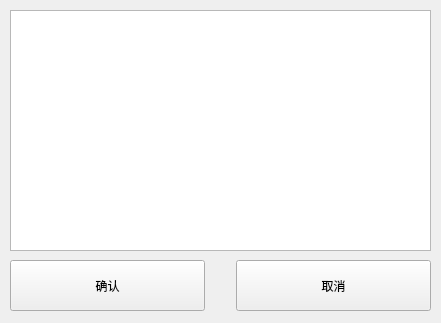
<?xml version="1.0" encoding="UTF-8"?>
<ui version="4.0">
 <class>WndList</class>
 <widget class="QWidget" name="WndList">
  <property name="geometry">
   <rect>
    <x>0</x>
    <y>0</y>
    <width>441</width>
    <height>323</height>
   </rect>
  </property>
  <property name="windowTitle">
   <string>请选择要分享的窗口</string>
  </property>
  <widget class="QListWidget" name="liWndList">
   <property name="geometry">
    <rect>
     <x>10</x>
     <y>10</y>
     <width>421</width>
     <height>241</height>
    </rect>
   </property>
  </widget>
  <widget class="QPushButton" name="btnOK">
   <property name="geometry">
    <rect>
     <x>10</x>
     <y>260</y>
     <width>195</width>
     <height>51</height>
    </rect>
   </property>
   <property name="text">
    <string>确认</string>
   </property>
  </widget>
  <widget class="QPushButton" name="btnCancel">
   <property name="geometry">
    <rect>
     <x>236</x>
     <y>260</y>
     <width>195</width>
     <height>51</height>
    </rect>
   </property>
   <property name="text">
    <string>取消</string>
   </property>
  </widget>
 </widget>
 <resources/>
 <connections/>
</ui>
